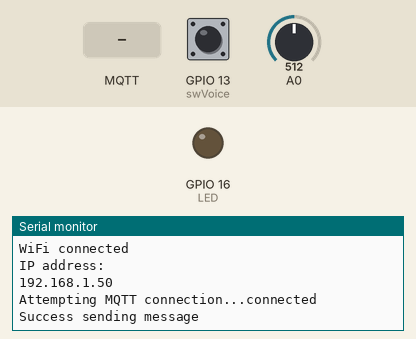
Recording of a sketch running on a simulated ESP8266 (NodeMCU). Parts: output pins drawn as LEDs (lit = HIGH), the last lines printed to the serial monitor. The inputs (shaded band) are chosen by the test bench; at power-on: GPIO 13 (swVoice) HIGH, A0 = 512. WiFi joins after 1.5 s; servers stay silent unless stated; random numbers use the default seed unless the sketch sets one; no MQTT or app messages arrive unless stated.

Above: at 2.8 s.
2.9 s: GPIO 13 (swVoice) pulled LOW for 0.15 s
At 4.2 s:
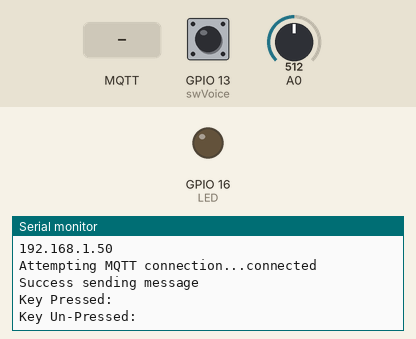
4.5 s: MQTT message "UPC0870375" arrives on the first subscribed topic
At 4.9 s:
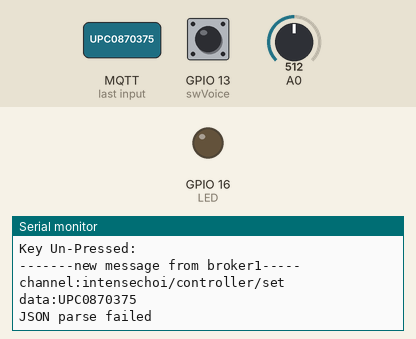
6.0 s: MQTT message "1" arrives on the first subscribed topic
At 7.2 s:
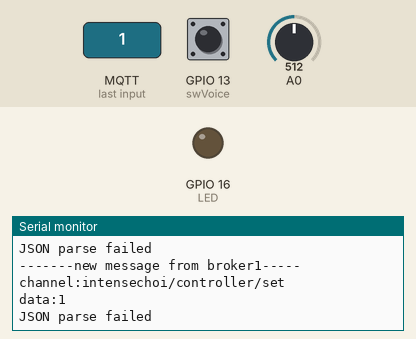
7.5 s: MQTT message "on" arrives on the first subscribed topic
At 8.4 s:
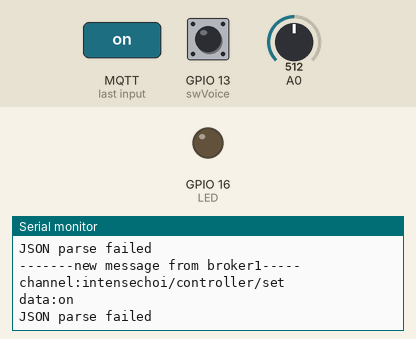
9.0 s: GPIO 13 (swVoice) pulled LOW for 3.2 s
At 11.4 s:
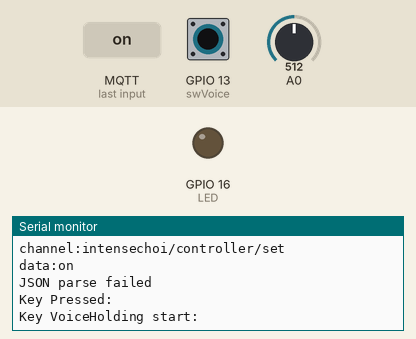

The sketch:

esp8266WifiUDPaudioR7b.ino
```cpp
#include <ESP8266WiFi.h>
#include <WiFiUdp.h>
#include <PubSubClient.h>
#include <ArduinoJson.h>


const char* ssid     = "tecoLecture";
const char* password = "PerComSS16";
//const char* ssid = "UPC0870375";
//const char* password = "Ghnfdd6byuxp";
const char* mqtt_server = "iot.eclipse.org";//"broker.mqtt-dashboard.com";
#define mqtt_port 1883
#define MQTT_USER "Sajjad"
#define MQTT_PASSWORD "#sajjan2"
#define MQTT_SERIAL_PUBLISH_CH "intensechoi/controller/get"
#define MQTT_SERIAL_RECEIVER_CH "intensechoi/controller/set"

WiFiUDP Udp;
WiFiClient wifiClient;
PubSubClient client(wifiClient);

#define LED 16  //On board LED
unsigned char cntSec;
unsigned int cnt125us;
float analog1;
unsigned char analog;
boolean recording,recDone;
unsigned char buf0[40960];
unsigned int cnt;
unsigned char state;
#define strLen 256
char buf1[strLen];//11000];

#define DEBOUNCE_TIME 10
#define HOLDSTART_TIME 1000

void ICACHE_RAM_ATTR VoiceKeyIsPressed();

int swVoice = 13;


volatile boolean voiceKeyPressed = false;
volatile boolean voiceFirstEdge = false;
volatile boolean voiceHolding = false;


unsigned long timeVoiceKeyPress = 0;
unsigned long timeVoiceLastPress = 0;


boolean swVoiceState;


unsigned char btnState=0;

void setup_wifi(void);
void reconnect(void);
void callback(char* topic, byte *payload, unsigned int length);

void ICACHE_RAM_ATTR onTimerISR()
{
  timer1_write(625); //125us=.2us x 625
  //analog1 = analogRead(A0);
  //analog = map(analog1,0,1023,0,255);
  //buf0[cnt125us++] = analog;
  buf0[cnt125us++] = map(analogRead(A0),0,1023,0,255);

  if(cnt125us==(1024*40))
  {
    //cnt125us=0;
    timer1_disable();
    //recDone = true;
  }
}

void setup()
{
      delay(100);
      Serial.begin(115200);


    Serial.print("Hello IntEnseChol!");
    pinMode(LED, OUTPUT);

    digitalWrite(LED,LOW);

  //UDP
  /*WiFi.mode(WIFI_STA);
  WiFi.begin(ssid, password);

    while (WiFi.status() != WL_CONNECTED)
  {
    delay(500);
    Serial.print(".");
  }
  Serial.println(" connected");
  */
  //MQTT
  for(int i=0;i<strLen;i++)
  {
    buf1[i]= char('A'+(i%26));//65+(i%26)
  }
  buf1[strLen-1]= '\0';
  setup_wifi();
  client.setServer(mqtt_server, mqtt_port);
  client.setCallback(callback);
  reconnect();

    timer1_attachInterrupt(onTimerISR);
    //timer1_enable(TIM_DIV16, TIM_EDGE, TIM_SINGLE);//80MHz/16=5MHz
    //timer1_write(625); //125us=.2us x 625


    pinMode(swVoice, INPUT);

    attachInterrupt( digitalPinToInterrupt(swVoice), VoiceKeyIsPressed, CHANGE );
    //attachPCINT(digitalPinToPCINT(swAction), ActionKeyIsPressed, CHANGE);//CHANGE);


}

void loop()
{
  //if (!client.connected())
  //  reconnect();
  client.loop();

  yield();
  if(recording)
  {
    recording = false;
    //Serial.println("Start Speaking");
    //delay(2000);
    timer1_enable(TIM_DIV16, TIM_EDGE, TIM_SINGLE);//80MHz/16=5MHz
    timer1_write(625); //125us=.2us x 625

  }
  if(recDone)
  {
    recDone = false;
    Serial.print("cnt125us ");Serial.println(cnt125us);
    Serial.println("Start Sending");
    for(int jj=0;jj<160;jj++)
    {
      buf1[0]=char((jj/100)+48);
      buf1[1]=char(((jj-(jj/100)*100)/10)+48);
      buf1[2]=char((jj%10)+48);
      client.publish("intensechoi/controller/audio",buf1);

    }
    /*for(int j=0; j<40;j++)
    {
      Udp.beginPacket("192.168.0.164", 1234);//my room
      for(int i=0; i<1024;i++)
      {
        Udp.write(buf0[1024*j+i]);
        //yield();
      }
      Udp.endPacket();

     delay(10);
    }*/

    cnt125us=0;
    Serial.println("Sending done");
  }

     switch(btnState)
     {
     case 0://idle
      break;
     ///////////////////////////////////////////////////////////////////////////////
     case 3://voiceKeyPressed
          btnState = 0;
          timeVoiceKeyPress = millis();
          if ( timeVoiceKeyPress - timeVoiceLastPress >= DEBOUNCE_TIME)
          {
              switch(swVoiceState){
              case 0:
                Serial.println("Key Pressed:   ");// KeyPressed is detected.
                btnState = 4;
                swVoiceState = 1;
                break;
              case 1:
                if(voiceHolding)
                {
                  //digitalWrite(LED, LOW);

                  //cnt125us=1024*40;
                  timer1_disable();
                  recDone = true;

                  Serial.println("Key VoiceHolding end:   ");//Key Holding ends here

                }else
                {
                  Serial.println("Key Un-Pressed:   ");  // Key un-Pressed is detected.

                }
                voiceHolding = false;
                btnState = 0;
                swVoiceState = 0;
                break;
              case 2:
                break;
              }//switch
          }//if time
          timeVoiceLastPress = timeVoiceKeyPress;
      break;
     case 4:
       if ( millis() - timeVoiceLastPress >= HOLDSTART_TIME)
       {
          Serial.println("Key VoiceHolding start:   ");//Key Holding starts here
          recording = true;
          //digitalWrite(LED, HIGH);
          voiceHolding = true;
          btnState = 0;
       }
      break;
    ///////////////////////////////////////////////////////////////////////////////
    case 9:
      break;
}//switch
}//loop
void ICACHE_RAM_ATTR VoiceKeyIsPressed()
{
   btnState = 3;
}


void setup_wifi() {
    delay(10);
    // We start by connecting to a WiFi network
    Serial.println();
    Serial.print("Connecting to ");
    Serial.println(ssid);
    WiFi.begin(ssid, password);
    while (WiFi.status() != WL_CONNECTED) {
      delay(500);
      Serial.print(".");
    }
    randomSeed(micros());
    Serial.println("");
    Serial.println("WiFi connected");
    Serial.println("IP address: ");
    Serial.println(WiFi.localIP());
}

void reconnect() {
  // Loop until we're reconnected
  while (!client.connected()) {
    Serial.print("Attempting MQTT connection...");
    // Create a random client ID
    String clientId = "ESP32Client-";
    clientId += String(random(0xffff), HEX);
    // Attempt to connect
    //if (client.connect(clientId.c_str(),MQTT_USER,MQTT_PASSWORD)) {
    if (client.connect(clientId.c_str())) {
      Serial.println("connected");
      //Once connected, publish an announcement...
      //client.publish("/icircuit/presence/ESP32/", "hello world");
      if (client.publish("intensechoi/controller/audio", "hello world")== true)
      {
        Serial.println("Success sending message");
      } else
      {
        Serial.println("Error sending message");
      }

      //Test publish again
      /*for(int jj=0;jj<160;jj++)
      {
        buf1[0]=char((jj/100)+48);
        buf1[1]=char(((jj-(jj/100)*100)/10)+48);
        buf1[2]=char((jj%10)+48);
        client.publish("intensechoi/controller/audio",buf1);

      }*/
        /*delay(1000);
      //Test publish again
        client.publish("intensechoi/controller/audio",buf1);
        */
      // ... and resubscribe
      client.subscribe(MQTT_SERIAL_RECEIVER_CH);
    } else
    {
      Serial.print("failed, rc=");
      Serial.print(client.state());
      Serial.println(" try again in 5 seconds");
      // Wait 5 seconds before retrying
      delay(5000);
    }
  }
}

void callback(char* topic, byte *payload, unsigned int length) {
  //print recevied messages on the serial console
  Serial.println("-------new message from broker1-----");
  Serial.print("channel:");
  Serial.println(topic);
  Serial.print("data:");
  Serial.write(payload, length);
  Serial.println();
  StaticJsonBuffer<500> jsonBuffer;
  JsonObject& message = jsonBuffer.parseObject((char *)payload);
  if (!message.success()) {
    Serial.println("JSON parse failed");
    return;
  }
  // loop through each switch and swith IO sate
  JsonArray& switches=message["switches"];
  int i=0,id,io_status;
  for(i=0;i<switches.size();i++){
    id=switches[i]["id"];
    io_status=switches[i]["status"];
    //digitalWrite(iomap[id],io_status);
  }
}
```

Measured:
- after the input at 2.9 s, the serial monitor: prints a new line at once (image 1)
- after the input at 4.5 s, the serial monitor: prints a new line at once (image 2)
- after the input at 6.0 s, the serial monitor: prints a new line at once (image 3)
- after the input at 7.5 s, the serial monitor: prints a new line at once (image 4)
- after the input at 9.0 s, the serial monitor: prints a new line at once (image 5)
